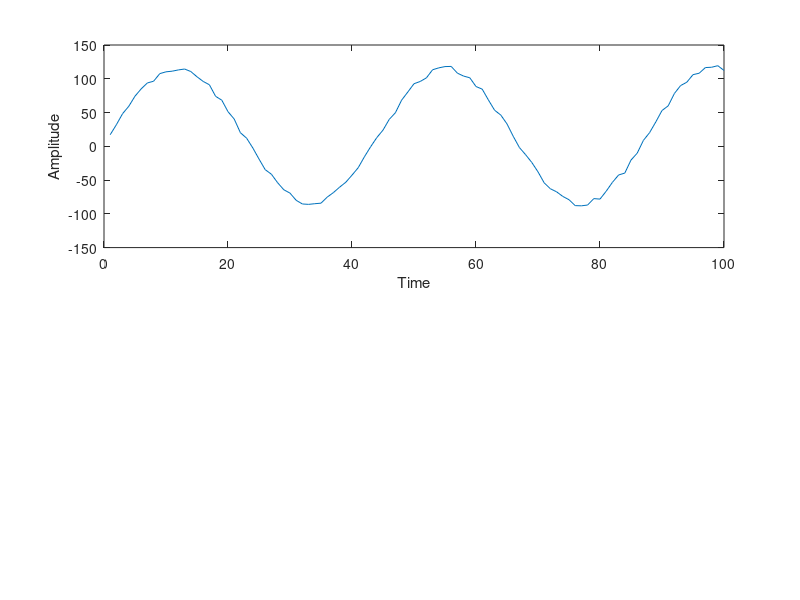

This figure's MATLAB source: (Note: this script raises an error after producing the figure.)
%%
%                               SIMULATION - TDOA

%                            Declaration of Constants.
freq = 800;               % Signal @ 800HZ
Fs = 35000;                % 115200
Ts = 1/Fs;  %1.11e5;  % Sampling time (seconds)
nsamples = 100;
tmax = Ts*nsamples;       % length of time series (seconds) =Ts*nsamples=(500micro)(300)

offset = 10;

tau_max =  1.2113e-04;  %Time Difference

time_shift1 = tau_max/3; %Time Difference 1
phase_shift1 = 2*pi*time_shift1*freq; %Corresponding Phase shift

time_shift2 = tau_max/2; %Time Difference 2
phase_shift2 = 2*pi*time_shift2*freq; %Corresponding Phase shift

time_shift3 = tau_max; %Time Difference 3
phase_shift3 = 2*pi*time_shift3*freq; %Corresponding Phase shift


t = linspace(0.0, tmax, nsamples);
% %%%%%%%%%%%%%%%%%%%%%%%%%%%%%%%%%%%%%%%%%%%%%%%%%%%%%%%%%%%%%%%%%%%%%%%%%%%%%%%%%%%%%%%%
%                               Initialisation of Signals
A1 = 100*sin((2.0*pi*t*freq)); 
A1N = A1  + 10*rand(1, length(A1))+offset;  %ADDING NOISE
B1 = 70*sin((2.0*pi*t*freq)+ phase_shift1); 
B1N = B1  + 10*rand(1, length(B1));  %ADDING NOISE

A2 = 100*sin((2.0*pi*t*freq));
B2 = 30*sin((2.0*pi*t*freq)+ phase_shift2)+offset;

A3 = 100*sin((2.0*pi*t*freq));
B3 = 70*sin((2.0*pi*t*freq)+ phase_shift3);

% % %%%%%%%%%%%%%%%%%%%%%%%%%%%%%%%%%%%%%%%%%%%%%%%%%%%%%%%%%%%%%%%%%%%%%%%%%%%%%%%%%%%%%%%%
%                                 Cross Correlation 
%                                     A1 and B1
[XC1,lag1] = xcorr(A1N,B1N);                  % Cross correlation of signals A1 and B1 --> Gives GCC & Lag
XC1= XC1./max(XC1);                         % normalise results
[maxY1, indexOfMaxY1] = max(XC1);                      
xAtMaxY1 = lag1(indexOfMaxY1);                         
%                                     A2 and B2
[XC2,lag2] = xcorr(A2,B2);           
XC2 = XC2/max(XC2);           
[maxY2, indexOfMaxY2] = max(XC2);                      
xAtMaxY2 = lag2(indexOfMaxY2);  
%                                     A3 and B3
[XC3,lag3] = xcorr(A3,B3);           
XC3 = XC3/max(XC3);    
[maxY3, indexOfMaxY3] = max(XC3);                      
xAtMaxY3 = lag3(indexOfMaxY3);  
% % %%%%%%%%%%%%%%%%%%%%%%%%%%%%%%%%%%%%%%%%%%%%%%%%%%%%%%%%%%%%%%%%%%%%%%%%%%%%%%%%%%%%%%%%

%                                           Plotting the data                              
                                       % Plotting SIgnals A1&B1
figure(1)
subplot(2,1,1)
plot(A1N)
ylabel('Amplitude');
ylim([-150 150]);
xlabel('Time');
hold on
yline(0);
xline(0);
plot(B1N)
hold off
title('Simulated Waves [A1,B1]');

                                  % Plotting the Cross Correlation of A1&B1
subplot(2,1,2)
plot(lag1,XC1)
hold on
yline(0);
xline(0);
plot(xAtMaxY1,maxY1,'o', 'MarkerFaceColor','red','MarkerSize', 5)
ylabel('Cross Correlation');
xlabel('Lag');
axis tight;
title('GCC')
hold off

                                        % Plotting SIgnals A2&B2
figure(2)
subplot(2,1,1)
plot(A2)
ylabel('Amplitude');
xlabel('Time');
hold on
yline(0);
plot(B2)
hold off
title('Ideal Signal - Positive Phase Shift')
                                  % Plotting the Cross Correlation of A2&B2
subplot(2,1,2)
plot(lag2,XC2)
hold on
yline(0);
xline(0);
text(200,0.8,'TDOA = 52.083us')
plot(xAtMaxY2,maxY2,'o', 'MarkerFaceColor','red','MarkerSize', 5)
ylabel('Cross Correlation');
axis tight;
title('GCC Plot');
xlabel('Lag');

                                        % Plotting SIgnals A3&B3
figure(3)
subplot(2,1,1)
plot(A3)
ylabel('Amplitude')
xlabel('Time')
hold on
plot(B3)
xline(0);
hold off
title('Ideal Signal - Negative Phase Shift')

                                % Plotting the Cross Correlation of A3&B3
subplot(2,1,2)
plot(lag3,XC3) 

hold on
yline(0) ;                       % Where no phase delay woul exsist
xline(0) ;
text(200,0.85,'TDOA = -190.97us')
plot(xAtMaxY3,maxY3,'o', 'MarkerFaceColor','red','MarkerSize', 5)
ylabel('Cross Correlation');
axis tight;
title('GCC Plot')
xlabel('Lag');

% %%%%%%%%%%%%%%%%%%%%%%%%%%%%%%%%%%%%%%%%%%%%%%%%%%%%%%%%%%%%%%%%%%%%%%%%%%%%%%%%%%%%%%%
%%
%                                   Value Verification
fprintf('Real Lag 1 = %f us \n', time_shift1*1000000) %*1000000 to us
fprintf('Function Simulated Lag 1 = %0.3f us \n\n', TDOA(A1N,B1N,Fs))

fprintf('Real Lag 2 = %0.3f us \n', time_shift2*1000000)
fprintf('Function Simulated Lag 2 = %0.3f us \n\n', TDOA(A2,B2,Fs))

fprintf('Real Lag 3 = %0.3f us \n', time_shift3*1000000)
fprintf('Function Simulated Lag 3 = %0.3f us\n\n', TDOA(A3,B3,Fs))


tic
TDOA(A1N,B1N,Fs)
t_TDOA = toc